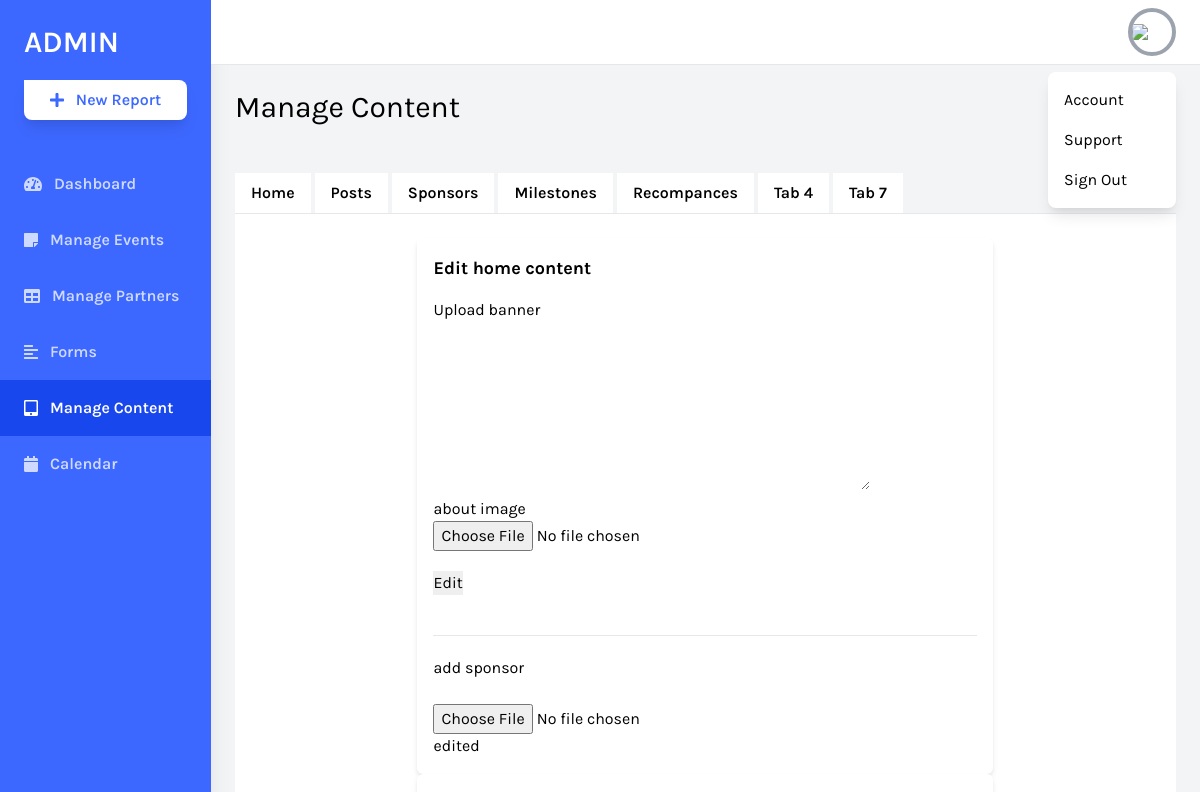
Before: /daskboard/tabs.php (upper part) with the older database file.
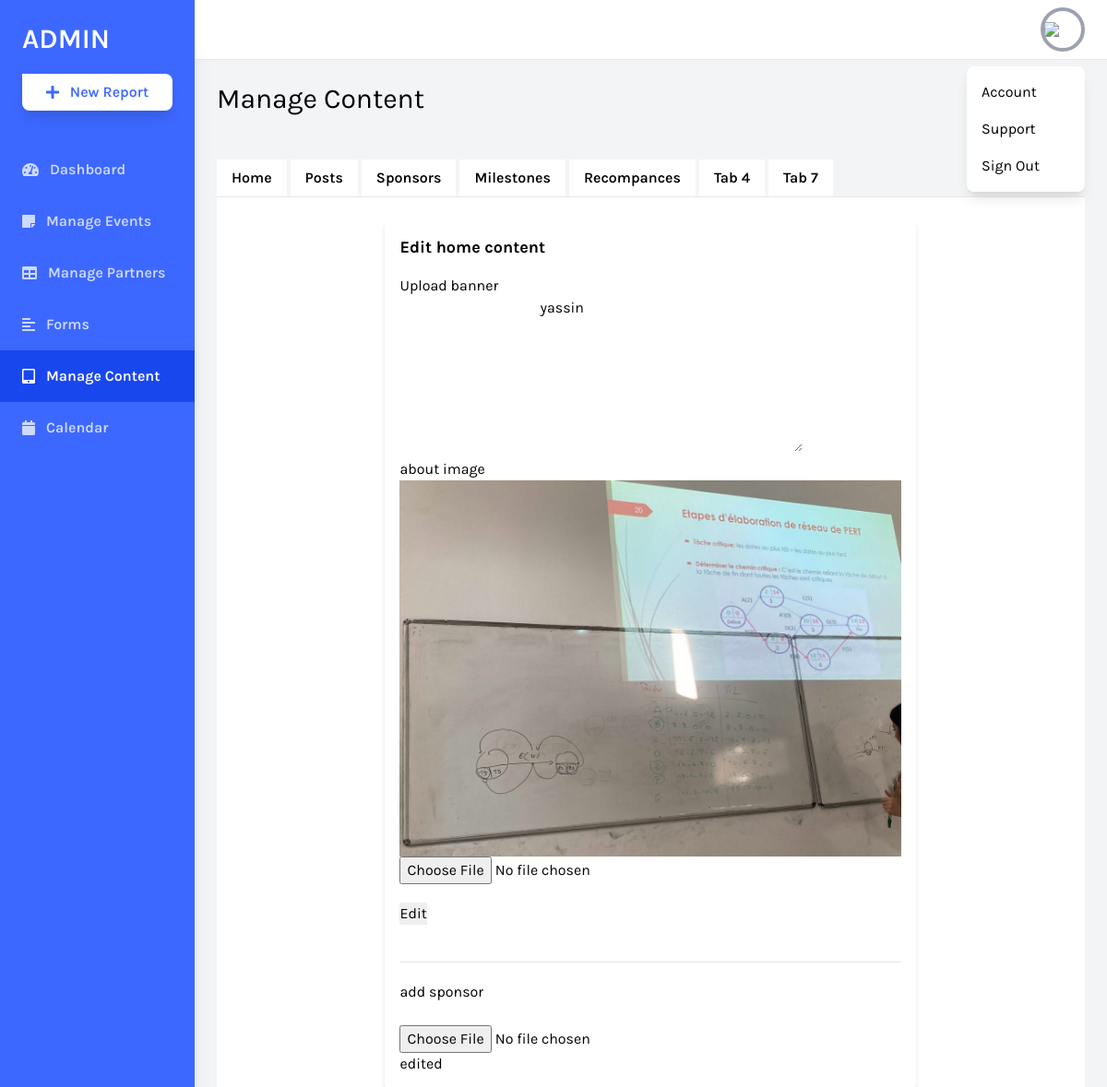
After: the same page with the newer database file.
### tables this page shows
CREATE TABLE `home` (
  `id` int(11) NOT NULL,
  `banner` varchar(250) NOT NULL,
  `about` text NOT NULL,
  `aboutimg` varchar(250) NOT NULL
);

### daskboard/tabs.php (the view, shortened to what the changed rows need)
<!DOCTYPE html>
<html lang="en">
<?php
include "conn.php";
?>
<head>
    <link href="https://cdnjs.cloudflare.com/ajax/libs/tailwindcss/2.2.19/tailwind.min.css" rel="stylesheet">
</head>
<body class="bg-gray-100 font-family-karla flex">
                                    <?php
                                    $home="select * from home";
                                    $homeRes = mysqli_query($conn, $home);
                                    if($row=mysqli_fetch_assoc($homeRes)){
                                        $banner=$row['banner'];
                                        $aboutimg=$row['aboutimg'];
                                        $about=$row['about'];
                                    }
                                    ?>
    <div class="relative w-full flex flex-col h-screen overflow-y-hidden">
        <div class="w-full h-screen overflow-x-hidden border-t flex flex-col">
            <main class="w-full flex-grow p-6">
                <h1 class="text-3xl text-black pb-6">Manage Content</h1>
                <div class="w-full mt-6" x-data="{ openTab: 1 }">
                    <div class="bg-white p-6">
                        <div id="" class="" x-show="openTab === 1">
                            <div class="max-w-xl mx-auto p-4 bg-white shadow-md rounded-md">
                                <h2 class="text-lg font-bold mb-4">Edit home content</h2>
                                <form method="post" enctype="multipart/form-data">
                                    <?php
                                        echo('<div>
                                        <img src="'.$row["banner"].'" alt="">
                                        <button>Upload banner</button><br>
                                        <textarea rows="7" cols="50" name="aboutContent" id="">
                                        '.$row["about"].'
                                        </textarea><br>
                                        about image
                                        <img src="'.$row["aboutimg"].'" alt="">
                                        <input type="file" name="aboutImage" id="aboutImage"><br>
                                        <input type="submit" value="Edit" name="submit" class="my-5">
                                        </div>');
                                    ?>
                                    <h2>add sponsor</h2><br>
                                </form>
                            </div>
                        </div>
                    </div>
                </div>
            </main>
        </div>
    </div>
</body>
</html>

Changed rows visible on the page:
added home: aboutContent "yassin", aboutimg (picture)
